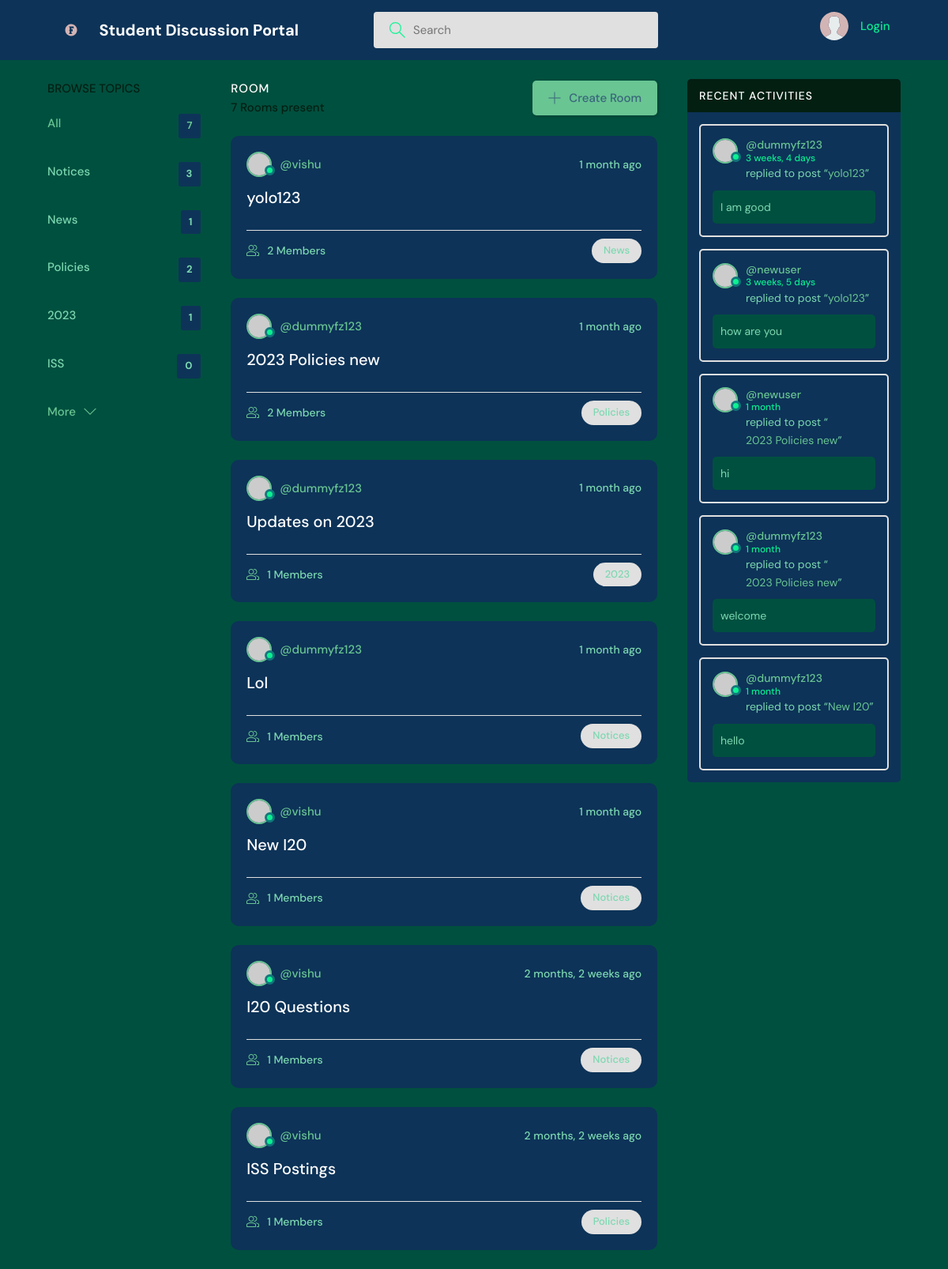
The page / on the database its author committed.
### base/models.py (models this page shows, shortened)
class Topic(models.Model):
    name = models.CharField(max_length=150)

class Room(models.Model):
    host = models.ForeignKey(User, on_delete=models.SET_NULL, null= True)
    topic = models.ForeignKey(Topic, on_delete=models.SET_NULL, null= True)
    name = models.CharField(max_length=228)
    description = models.TextField(blank=True, null=True)
    update = models.DateTimeField(auto_now=True)
    create = models.DateTimeField(auto_now_add=True)
    participants = models.ManyToManyField(User, related_name='participants', blank=True)
    class Meta:
        ordering = ['-update', '-create']
    def __str__(self):
        return self.name

class Message(models.Model):
    user = models.ForeignKey(User, on_delete=models.CASCADE)
    room = models.ForeignKey(Room, on_delete=models.CASCADE)
    body = models.TextField()
    update = models.DateTimeField(auto_now=True)
    create =models.DateTimeField(auto_now_add=True)
    class Meta:
        ordering = ['-update', '-create']
    def __str__(self):
        return self.body[0:30]

### base/views.py (the view)
# urls.py: path('', views.home, name = "homepage"),
def home(request):
    q = request.GET.get('q') if request.GET.get('q') != None else ''
    rooms_dict = Room.objects.filter(Q(topic__name__icontains = q) |
                                     Q(name__icontains = q) |
                                     Q(description__icontains = q)
                                     )
    topics =Topic.objects.all()[0:5]
    room_count = rooms_dict.count()
    room_messages = Message.objects.filter(Q(room__topic__name__icontains=q))
    context = {'rooms':rooms_dict, 'topics':topics, 'room_count': room_count, 'room_messages': room_messages}
    return render(request, 'base/homepage.html', context)

### base/templates/base/homepage.html (shortened to what this page needs)
{% extends 'main.html' %}
{% block content %}
    <main class="layout layout--3">
      <div class="container">
        {% include 'base/topics_component.html' %}
        <div class="roomList">
          <div class="roomList__header">
            <div>
              <h2>Room</h2>
              <p>{{room_count}} Rooms present</p>
            </div>
            <a class="btn btn--main" href="{% url 'create-room' %}">
              <svg version="1.1" xmlns="http://www.w3.org/2000/svg" width="32" height="32" viewBox="0 0 32 32">
                <title>add</title>
                <path
                  d="M16.943 0.943h-1.885v14.115h-14.115v1.885h14.115v14.115h1.885v-14.115h14.115v-1.885h-14.115v-14.115z"
                ></path>
              </svg>
              Create Room
            </a>
          </div>
          {% include 'base/feed_component.html' %}
        </div>
        {% include 'base/activity_component.html' %}
      </div>
    </main>
  {% endblock %}

### base/templates/base/topics_component.html
<div class="topics">
    <div class="topics__header">
      <h2>Browse Topics</h2>
    </div>
    <ul class="topics__list">
      <li>
        <a href="{% url 'homepage' %}" class="active">All <span>{{rooms.count}}</span></a>
      </li>
      {% for topic in topics %}
      <li>
        <a href="{% url 'homepage' %}?q={{topic.name}}"> {{topic.name}} <span>{{topic.room_set.all.count}}</span></a>
      </li>
      {% endfor %}
    </ul>
    <a class="btn btn--link" href="{% url 'topics' %}">
      More
      <svg version="1.1" xmlns="http://www.w3.org/2000/svg" width="32" height="32" viewBox="0 0 32 32">
        <title>chevron-down</title>
        <path d="M16 21l-13-13h-3l16 16 16-16h-3l-13 13z"></path>
      </svg>
    </a>
  </div>

### base/templates/base/feed_component.html (shortened to what this page needs)
{% for room in rooms %}
<div class="roomListRoom">
    <div class="roomListRoom__header">
      <a href="{% url 'user-profile' room.host.id %}" class="roomListRoom__author">
        <div class="avatar avatar--small">
          <img src="https://randomuser.me/api/portraits/women/11.jpg" />
        </div>
        <span>@{{room.host.username}}</span>
      </a>
      <div class="roomListRoom__actions">
        <span>{{room.create|timesince}} ago</span>
      </div>
    </div>
    <div class="roomListRoom__content">
      <a href="{% url 'roomspage' room.id %}">{{room.name}}</a>
    </div>
    <div class="roomListRoom__meta">
      <a href="{% url 'roomspage' room.id %}" class="roomListRoom__joined">
        {{room.participants.all.count}} Members
      </a>
      <p class="roomListRoom__topic">{{room.topic.name}}</p>
    </div>
  </div>
{% endfor %}

### base/templates/base/activity_component.html (shortened to what this page needs)
<div class="activities">
    <div class="activities__header">
      <h2>Recent Activities</h2>
    </div>
    {% for message in room_messages %}
    <div class="activities__box">
      <div class="activities__boxHeader roomListRoom__header">
        <a href="{% url 'user-profile' message.user.id %}" class="roomListRoom__author">
          <div class="avatar avatar--small">
            <img src="https://randomuser.me/api/portraits/women/11.jpg" />
          </div>
          <p>
            @{{message.user}}
            <span>{{message.create|timesince}}</span>
          </p>
        </a>
      </div>
      <div class="activities__boxContent">
        <p>replied to post “<a href="{% url 'roomspage' message.room.id %}">{{message.room}}</a>”</p>
        <div class="activities__boxRoomContent">
          {{message.body}}
        </div>
      </div>
    </div>
    {% endfor %}
  </div>

### rows shown on the page
Topic: name "Notices", room_set.all.count "3"
Topic: name "News", room_set.all.count "1"
Topic: name "Policies", room_set.all.count "2"
Topic: name "2023", room_set.all.count "1"
Topic: name "ISS", room_set.all.count "0"
Room: host.username "vishu", create "1 month", name "yolo123", participants.all.count "2", topic.name "News"
Room: host.username "dummyfz123", create "1 month", name "2023 Policies new", participants.all.count "2", topic.name "Policies"
Room: host.username "dummyfz123", create "1 month", name "Updates on 2023", participants.all.count "1", topic.name "2023"
Room: host.username "dummyfz123", create "1 month", name "Lol", participants.all.count "1", topic.name "Notices"
Room: host.username "vishu", create "1 month", name "New I20", participants.all.count "1", topic.name "Notices"
Room: host.username "vishu", create "2 months, 2 weeks", name "I20 Questions", participants.all.count "1", topic.name "Notices"
Room: host.username "vishu", create "2 months, 2 weeks", name "ISS Postings", participants.all.count "1", topic.name "Policies"
Message: user "dummyfz123", create "3 weeks, 4 days", room "yolo123", body "I am good"
Message: user "newuser", create "3 weeks, 5 days", room "yolo123", body "how are you"
Message: user "newuser", create "1 month", room "2023 Policies new", body "hi"
Message: user "dummyfz123", create "1 month", room "2023 Policies new", body "welcome"
Message: user "dummyfz123", create "1 month", room "New I20", body "hello"

### other values the page prints
{{ rooms.count }} "7"
{{ room_count }} "7"
